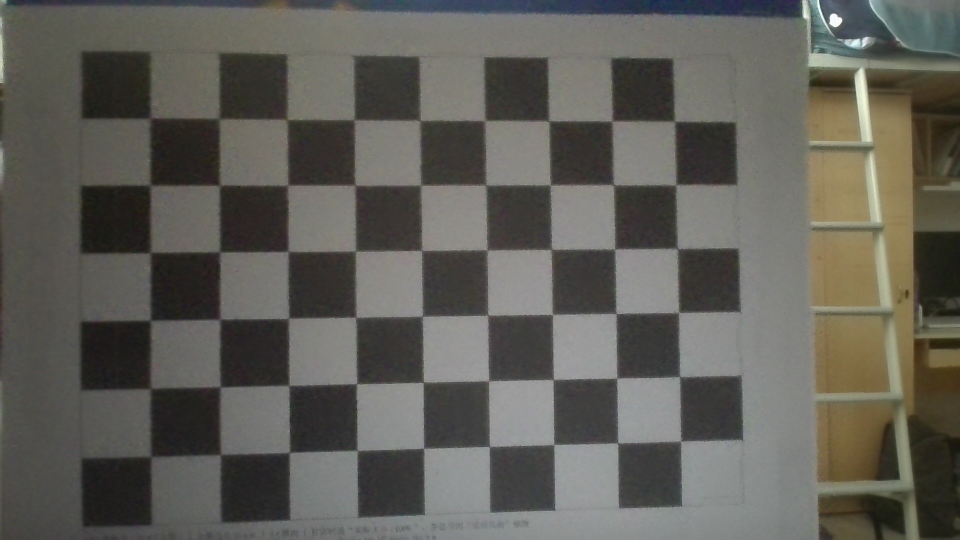
#> input picture round1/M2/M2-1/calib_imgs/01.jpg, 1920 x 1080 px (shown at 1/2 size)
$ python calib.py --images calib_imgs
#> lines starting #> are read from the running program, lines starting #| are printed output that depends on the picture; after the words box and inside, x2 and y2 are one past the last pixel; in counts of white or black regions, pixels touching at a corner belong together
import cv2
import numpy as np
import glob
import yaml
import argparse
import os

def calibrate(images_path, output_file, square_size):
    # 9x6 内角点 (宽9, 高6)
#> called with images_path = 'calib_imgs', output_file = 'camera_calibration.yaml', square_size = 25
    pattern_size = (9, 6)

    # 准备世界坐标系中的点 (0,0,0), (1,0,0), (2,0,0) ...
    objp = np.zeros((pattern_size[0] * pattern_size[1], 3), np.float32)
    objp[:, :2] = np.mgrid[0:pattern_size[0], 0:pattern_size[1]].T.reshape(-1, 2)
    objp = objp * square_size # 乘以实际物理尺寸(mm)

    objpoints = [] # 真实世界中的 3D 点
    imgpoints = [] # 图像平面上的 2D 点

    # 读取所有 jpg 和 png 图片
    images = glob.glob(os.path.join(images_path, "*.jpg")) + glob.glob(os.path.join(images_path, "*.png"))
    if not images:
        print("[FAIL] 错误：文件夹中没有找到图片，请检查路径！")
        return

    print(f"找到 {len(images)} 张图片，开始处理...")
    img_shape = None
    success_count = 0

    for fname in images:
        img = cv2.imread(fname)
#> img is the input picture: shape (1080, 1920, 3); mean B, G, R 87.9, 94.4, 95.9
        if img is None:
            continue
        gray = cv2.cvtColor(img, cv2.COLOR_BGR2GRAY)
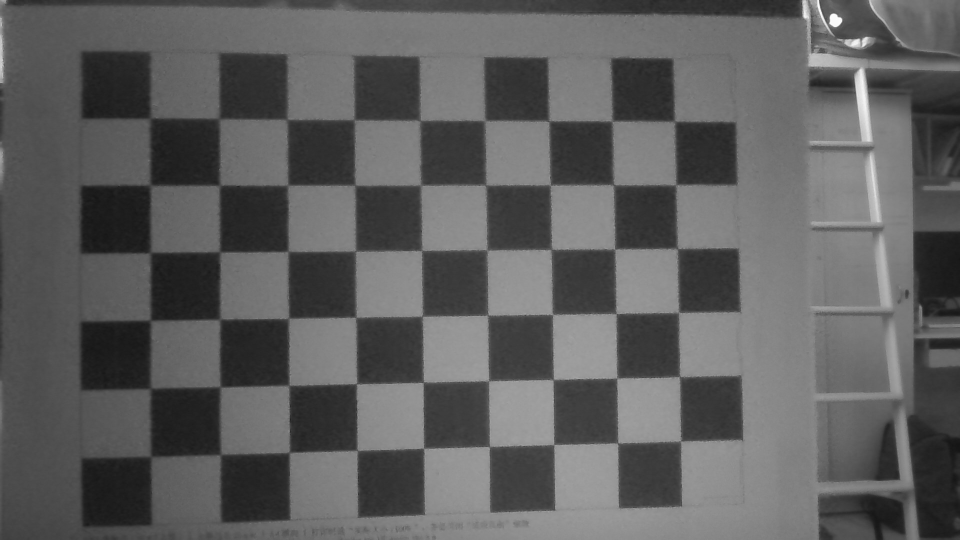
#> gray: shape (1080, 1920) (shown at 1/2 size); min 21, max 255, mean 94.1

        if img_shape is None:
            img_shape = gray.shape[::-1] # (width, height)
#> img_shape = (1920, 1080)

        # 寻找棋盘格角点
        ret, corners = cv2.findChessboardCorners(gray, pattern_size, None)
#> ret = True; corners = 54 rows, first 8: [300.7, 236.8], [438.5, 238], [574, 240], [708.5, 240.1], [841.5, 240.7], [969, 241.5], [1098.2, 243.9], [1223.8, 242.5]

        if ret:
            objpoints.append(objp)
            # 亚像素级精细化，提高精度
            criteria = (cv2.TERM_CRITERIA_EPS + cv2.TERM_CRITERIA_MAX_ITER, 30, 0.001)
            corners2 = cv2.cornerSubPix(gray, corners, (11, 11), (-1, -1), criteria)
#> corners2 = 54 rows, first 8: [301.5, 236.1], [438.3, 238], [574.4, 239.2], [708.3, 239.6], [840.5, 241.7], [971.2, 241.9], [1098.1, 242.5], [1224.3, 242.5]
            imgpoints.append(corners2)

            # 画出角点供肉眼检查
            cv2.drawChessboardCorners(img, pattern_size, corners2, ret)
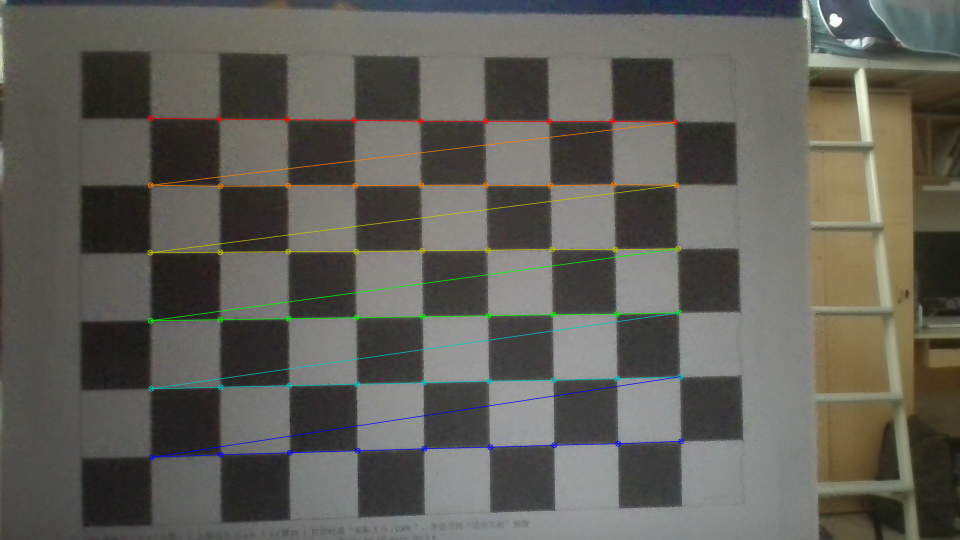
#> img: shape (1080, 1920, 3) (shown at 1/2 size); 1.89% of pixels changed, all inside (x1, y1, x2, y2) = (294, 230, 1369, 921)
            cv2.imshow('Find Corners (Press any key)', cv2.resize(img, (800, 600)))
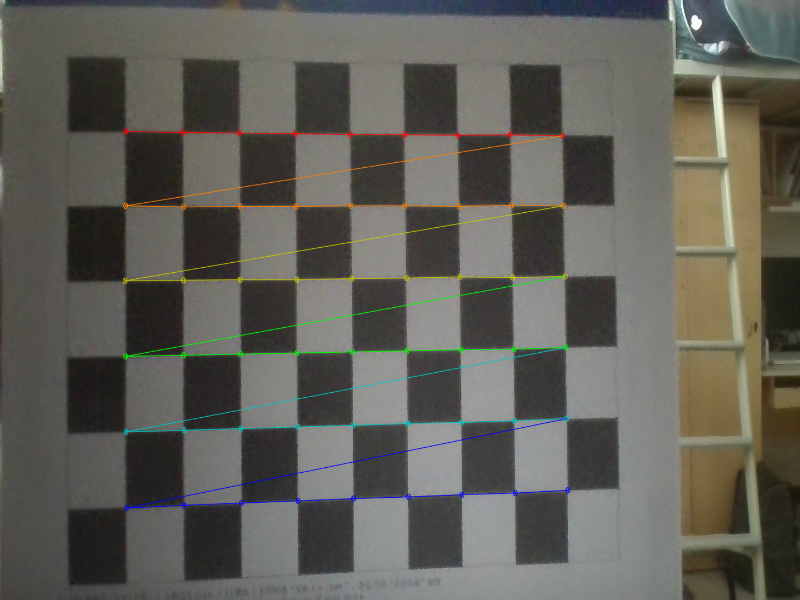
#> window 'Find Corners (Press any key)': shape (600, 800, 3); mean B, G, R 87.7, 94.7, 95.9
            cv2.waitKey(300) # 显示 300ms
            success_count += 1
        else:
            print(f"[WARN] 未能在 {os.path.basename(fname)} 中找到角点，已跳过。")
#> pass 2 of the loop in calibrate, `for fname in images:`:
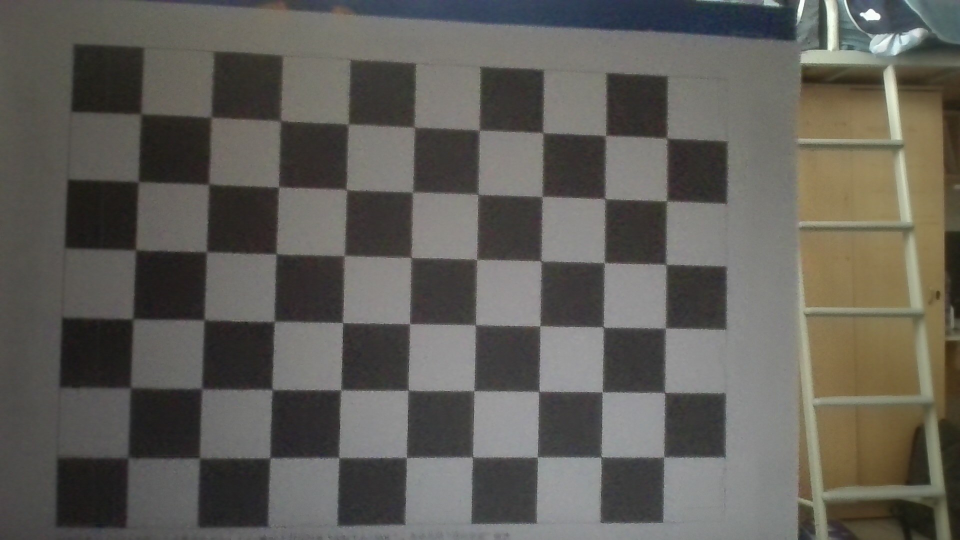
#> input picture round1/M2/M2-1/calib_imgs/02.jpg, 1920 x 1080 px (shown at 1/2 size)
#> in calibrate, img is the input picture: shape (1080, 1920, 3); mean B, G, R 88.2, 94.2, 96.5
#> in calibrate, `gray = cv2.cvtColor(img, cv2.COLOR_BGR2GRAY)`:
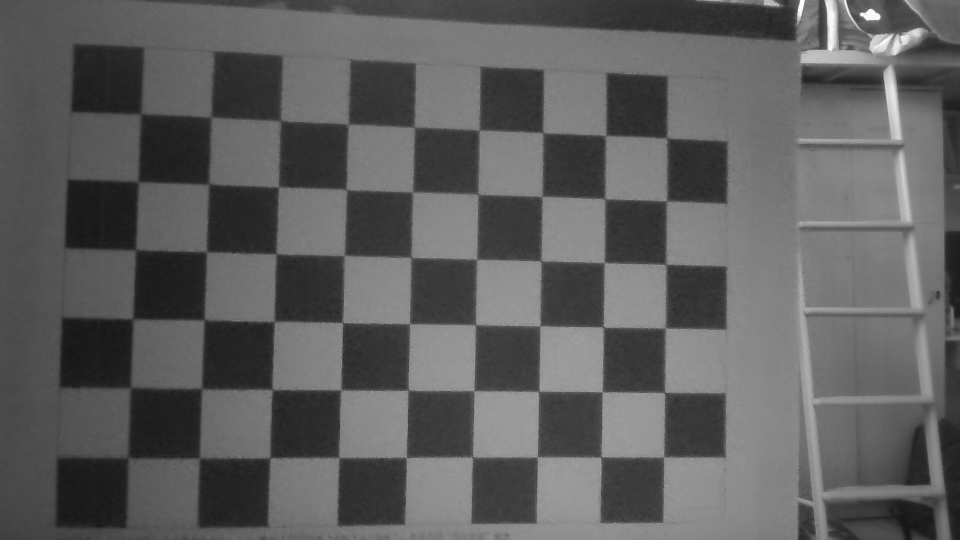
#> gray: shape (1080, 1920) (shown at 1/2 size); min 21, max 255, mean 94.2
#> corners = 54 rows, first 8: [280.7, 226.8], [423.5, 234.7], [561.5, 241.5], [696, 248], [829, 254.5], [959.9, 261.2], [1084.7, 267.1], [1210.9, 271]
#> corners2 = 54 rows, first 8: [282.2, 227.7], [422.8, 234.6], [561.2, 242.2], [696.3, 249.3], [829.2, 254.9], [959, 260.8], [1086.2, 265.8], [1211.3, 271.5]
#> img: shape (1080, 1920, 3); 1.9% of pixels changed, all inside (x1, y1, x2, y2) = (250, 222, 1341, 923)
#> in calibrate, `cv2.imshow('Find Corners (Press any key)', cv2.resize(img, (800, 600)))`:
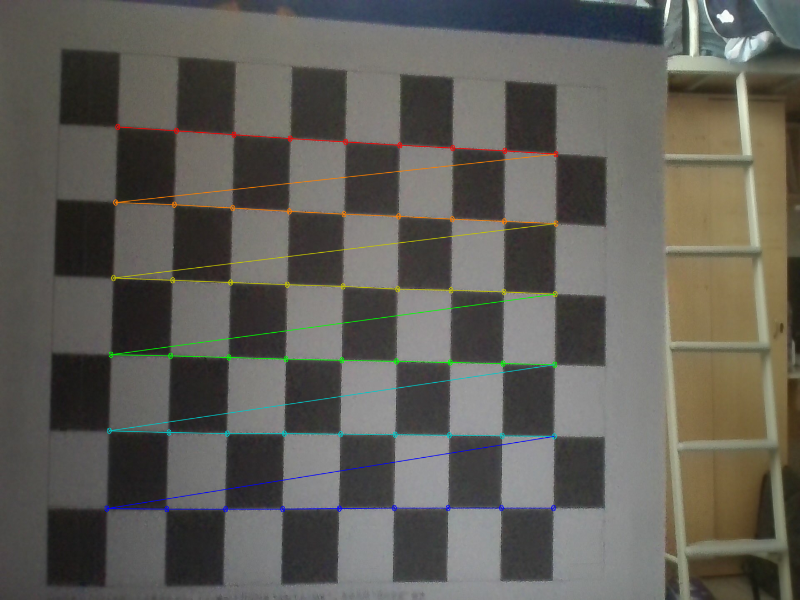
#> window 'Find Corners (Press any key)': shape (600, 800, 3); mean B, G, R 88, 94.5, 96.5

    cv2.destroyAllWindows()

    if success_count == 0:
        print("[FAIL] 错误：所有图片都未能识别出角点，请重新拍摄！")
        return

    # 开始标定计算
    print(f"成功识别 {success_count} 张图，开始计算内参...")
    ret, mtx, dist, rvecs, tvecs = cv2.calibrateCamera(objpoints, imgpoints, img_shape, None, None)
#> ret = 0.638; mtx = [[1923.4, 0, 1012.4], [0, 1930.5, 535.4], [0, 0, 1]]; dist = [[-0.0405, 0.752, -0.00296, -0.00354, -2.9]]; rvecs = ([-0.042, -0.0949, -0.0123], [-0.0572, -0.131, 0.0217]); tvecs = ([-132.5, -55.34, 360.2], [-134.2, -56.15, 355.7])

    # 提取参数
    fx = mtx[0, 0]
#> fx = 1923.4
    fy = mtx[1, 1]
#> fy = 1930.5
    cx = mtx[0, 2]
#> cx = 1012.4
    cy = mtx[1, 2]
#> cy = 535.4
    k1, k2, p1, p2, k3 = dist[0]
#> k1 = -0.0405; k2 = 0.752; p1 = -0.00296; p2 = -0.00354; k3 = -2.9

    # 计算重投影误差 (RMSE)
    total_error = 0
    for i in range(len(objpoints)):
        imgpoints2, _ = cv2.projectPoints(objpoints[i], rvecs[i], tvecs[i], mtx, dist)
        error = cv2.norm(imgpoints[i], imgpoints2, cv2.NORM_L2) / len(imgpoints2)
        total_error += error
#> this loop made 2 passes
#> (error, total_error) on passes 1 to 2: (0.0892, 0.0892), (0.0842, 0.173)
#> after the loop, total_error = 0.173
    mean_error = total_error / len(objpoints)
#> mean_error = 0.0867

    print(f"\n[OK] 标定完成！")
    print(f" 重投影误差 (RMSE): {mean_error:.4f} px")
#|  重投影误差 (RMSE): 0.0867 px

    # 严格按照任务书 §4.2 格式保存 YAML
    calib_data = {
        "camera": {
            "model": "pinhole",
            "resolution": [int(img_shape[0]), int(img_shape[1])],
            "intrinsics": {
                "fx": float(fx), "fy": float(fy),
                "cx": float(cx), "cy": float(cy)
            },
            "distortion": {
                "k1": float(k1), "k2": float(k2),
                "p1": float(p1), "p2": float(p2),
                "k3": float(k3)
            },
            "reprojection_error": float(mean_error),
            "calib_board": {
                "type": "chessboard",
                "inner_corners": [9, 6],
                "square_size_mm": float(square_size),
                "images_used": success_count
            }
        }
    }

    # 保存文件
    with open(output_file, 'w', encoding='utf-8') as f:
        yaml.dump(calib_data, f, sort_keys=False, default_flow_style=False)
    print(f" 内参已成功保存至: {output_file}")

if __name__ == "__main__":
    parser = argparse.ArgumentParser(description="OpenCV 相机标定脚本")
    parser.add_argument("-i", "--images", required=True, help="图片文件夹路径")
    parser.add_argument("-o", "--out", default="camera_calibration.yaml", help="输出yaml文件路径")
    parser.add_argument("-s", "--square_size", type=float, default=25.0, help="棋盘格单个方格的实际边长(mm)")
    args = parser.parse_args()

    calibrate(args.images, args.out, args.square_size)
